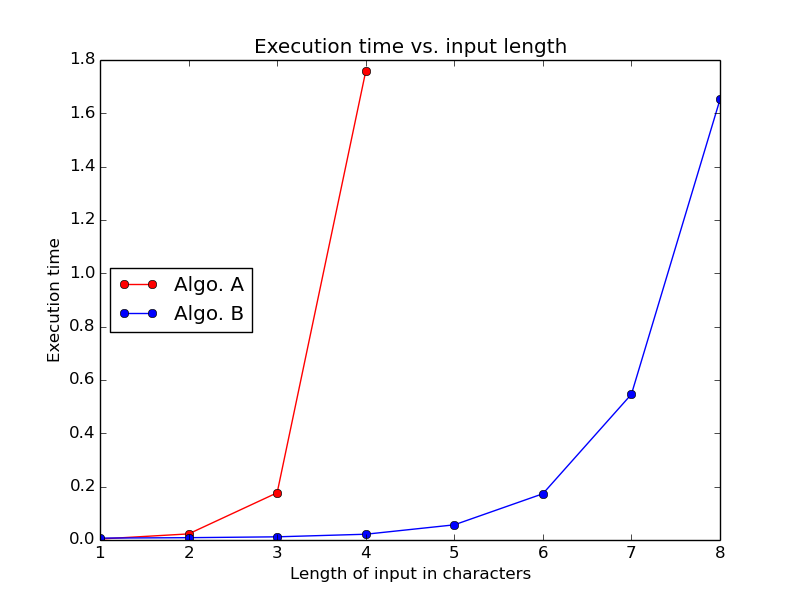

Here is the Python script that generated this plot:
import matplotlib
matplotlib.use('Agg')
import matplotlib.pyplot as plt

# Column 2 from data table
A_input_chars = [1, 2, 3, 4]
B_input_chars = [1, 2, 3, 4, 5, 6, 7, 8]

# Column 3 and 4 from data table
# Replace list elements with your times
A_time = [0.00370192,0.022845, 0.177099943, 1.757218] 
B_time = [ 0.0071339,  0.0087039, 0.01190114, 0.0216300, 0.0568580627,  0.173401117325, 0.546566963196, 1.65189599991] 

fig, ax = plt.subplots(1,1)
# plot(x_list, y_list, "color and style")
ax.plot(A_input_chars, A_time, 'ro-', label='Algo. A') # red dots
ax.plot(B_input_chars, B_time, 'bo-', label='Algo. B') # blue dots

# Label and show
ax.set_xlabel ("Length of input in characters")
ax.set_ylabel("Execution time")
ax.set_title("Execution time vs. input length")
ax.legend(loc='center left') # Show and place the legend fig.set_facecolor('white')
fig.savefig('graph_data')